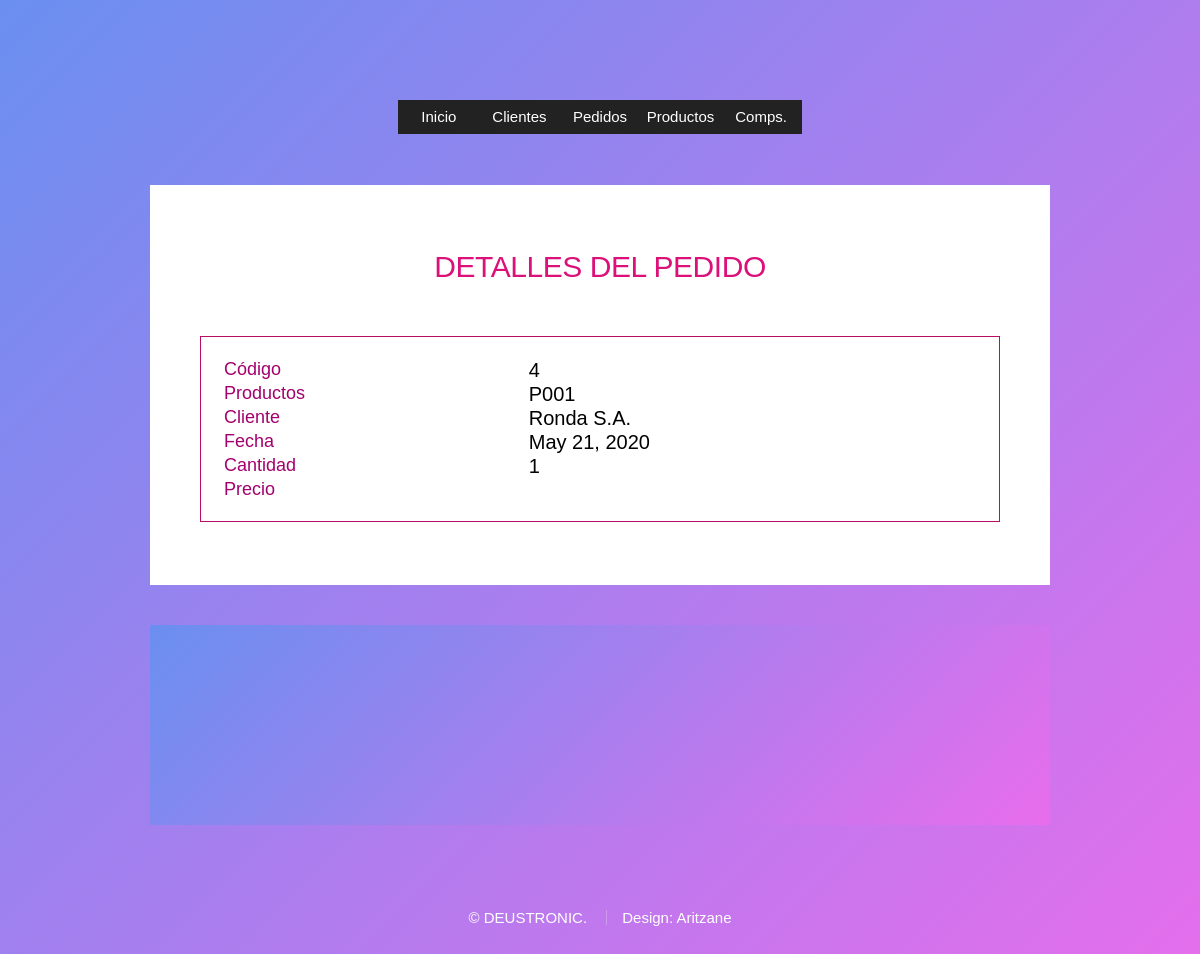
The app's page /miApp/pedidos/9/ with its own data.
### miApp/models.py (models this page shows, shortened)
class Pedido(models.Model):
    codigo = models.CharField(max_length=20)
    fecha = models.DateField()
    datos_cliente = models.ForeignKey(Cliente, on_delete= models.CASCADE)
    productos = models.ManyToManyField(Productos)
    cantidad = models.IntegerField()
    precio_total = models.IntegerField()

class Productos(models.Model):
    referencia = models.CharField(max_length=50)
    precio = models.IntegerField()
    nombre = models.CharField(max_length=30)
    descripcion = models.CharField(max_length=100)
    categoria = models.CharField(max_length=40) #DICCIONARIO DE CATEGORIAS(?
    tipo_componentes = models.ManyToManyField(Componente)

class Cliente (models.Model):
    CIF = models.CharField(max_length=9)
    empresa = models.CharField(max_length=30)
    telefono = models.IntegerField()

### miApp/views.py (the view)
# urls.py: path('pedidos/<int:pk>/', views.PedidoDetailView.as_view(), name='pedidodetalle'),
class PedidoDetailView(DetailView):
    model = Pedido
    template_name = 'pedido_detalle.html'
    def get_context_data(self, **kwargs):
        context = super(PedidoDetailView, self).get_context_data(**kwargs)
        context['titulo_pagina'] = 'Detalles del pedido'
        return context

### miApp/templates/pedido_detalle.html (shortened to what this page needs)
{% extends "base.html" %}
{% load static %}
{% block intro %}
  <table class="tabla">
                    <tr>
                        <th>Código</th>
                        <td>{{pedido.codigo}}</td>
                    </tr>
                    <tr>
                        <th>Productos</th>
                      {% for ped in object.productos.all %}
                    <td>{{ ped.referencia }}</td>
                            {% endfor %}
                    </tr>
                    <tr>
                        <th>Cliente</th>
                        <td>{{pedido.datos_cliente.empresa}}</td>
                    </tr>
                    <tr>
                        <th>Fecha</th>
                        <td>{{pedido.fecha}}</td>
                    </tr>
                    <tr>
                        <th>Cantidad</th>
                        <td>{{pedido.cantidad}}</td>
                    </tr>
                    <tr>
                        <th>Precio</th>
                        <td>{{pedido.precio}}</td>
                    </tr>
    </table>
{% endblock intro %}

### miApp/templates/pedido_detalle.html (style rules this page uses)
.tabla { border: 1px solid #B90C65; padding: 20px; }
th { float: left; font-weight:bolder; color: #A3016D ; font-size: 18px; }

### miApp/templates/base.html (style rules this page uses)
html { box-sizing: border-box; }
*, *:before, *:after { box-sizing: inherit; }
body { background-image: url("images/overlay.png"), url("images/bg.jpg"); background-repeat: repeat, no-repeat; background-size: auto, 100% 100%; background-attachment: fixed; overflow-y: scroll; }
body.is-preload *, body.is-preload *:before, body.is-preload *:after { -moz-animation: none !important; -webkit-animation: none !important; -ms-animation: none !important; animation: none !important; -moz-transition: none !important; -webkit-transition: none !important; -ms-transition: none !important; transition: none !important; }
body, input, select { font-family: 'Source Sans Pro', sans-serif; font-weight: 300; color: #777777; font-size: 20pt; line-height: 1.75em; }
@media screen and (max-width: 1680px) { body, input, textarea, select { font-size: 15pt; } }
table { width: 100%; }
body { line-height: 1; background:linear-gradient(135deg, #6A8FF0 0%, #E86DEC 100%) ; }
.row.aln-right, { justify-content: flex-end; }

### records on screen
Pedido: codigo "4", datos_cliente.empresa "Ronda S.A.", fecha "May 21, 2020", cantidad "1"
Productos: referencia "P001"

### other values on screen
{{ titulo_pagina }} "DETALLES DEL PEDIDO"
